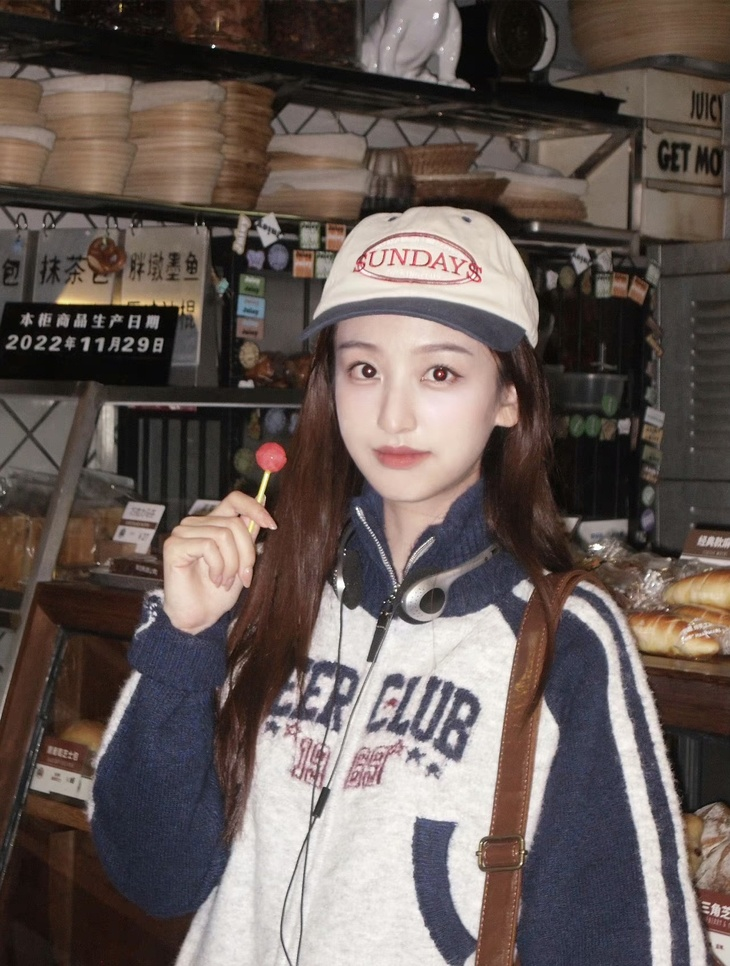
#> input picture Dlib_demo/photo/19.chen.jpg, 730 x 966 px, shrunk from 1280 x 1693 before the run, found by its file name; its folder holds only this picture in this run
$ jupyter execute '数据训练.ipynb'
#> lines starting #> are read from the running program, lines starting #| are printed output that depends on the picture
[cell 1]
import cv2
import os
from PIL import Image
import numpy as np

[cell 2]
def getImageAndLabels(path):
#> called with path = './photo/'
    facesSamples = []   #储存人脸数据的列表
    ids = []
    imagePaths = [os.path.join(path,f)for f in os.listdir(path)]
    face_detector = cv2.CascadeClassifier('C:\\Users\\13442\\.conda\\pkgs\\opencv-4.6.0-py310ha7641e4_2\\Library\\etc\\haarcascades\\haarcascade_frontalface_alt2.xml')
    for imagePath in imagePaths:
        PIL_img = Image.open(imagePath).convert('L')
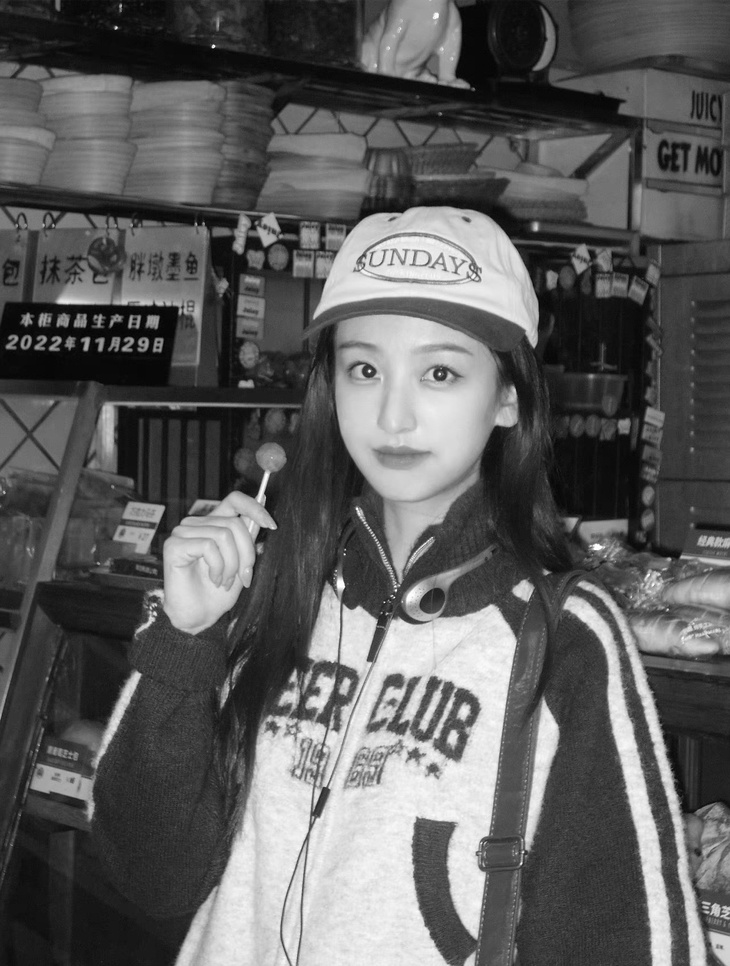
#> PIL_img: PIL image 730x966 L; min 2, max 255, mean 93.3
        img_numpy = np.array(PIL_img,'uint8')
        faces = face_detector.detectMultiScale(img_numpy)
#> faces = [[306, 304, 196, 196]]
        id = int(os.path.split(imagePath)[1].split('.')[0])
        for x,y,w,h in faces:
            ids.append(id)
            facesSamples.append(img_numpy[y:y+h,x:x+w])
#> this loop made 1 pass
#> after the loop, facesSamples = 1 item; ids = [19]
        print('id:',id)
        print('fs:',facesSamples)
#> (printed output is left out)
        return facesSamples,ids

[cell 3]
if __name__ == "__main__":
    path = './photo/'
    faces,ids = getImageAndLabels(path)
#> faces = 1 item; ids = [19]
    recognizer = cv2.face.LBPHFaceRecognizer_create()
    recognizer.train(faces,np.array(ids))
    recognizer.write('./chen_trainer_3.yml')


$ run again, on Dlib_demo/photo/51.chen.jpg
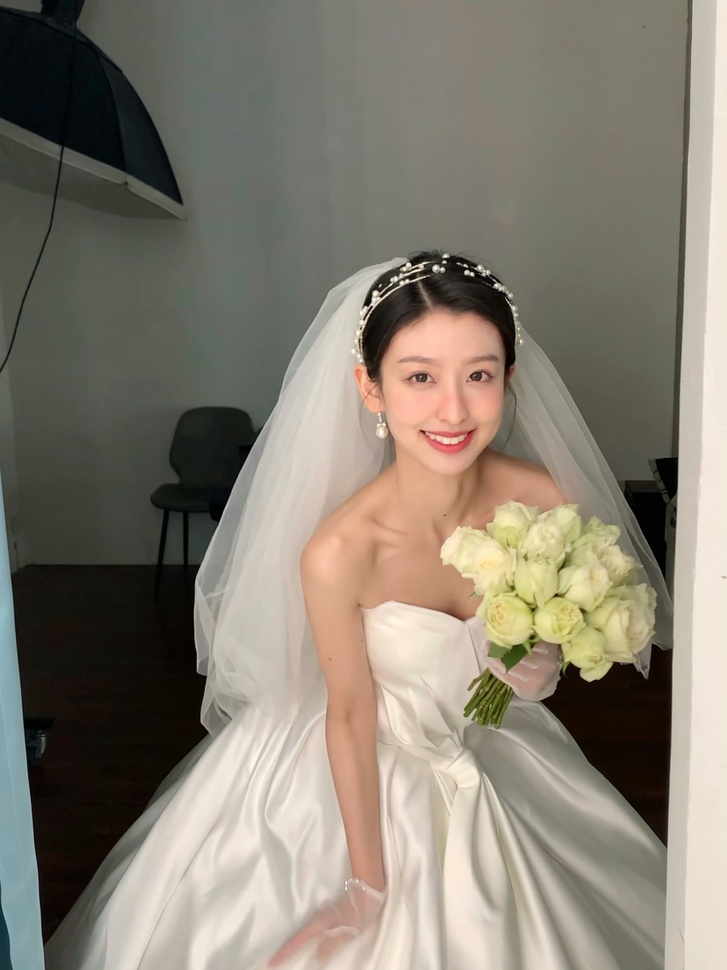
#> input picture Dlib_demo/photo/51.chen.jpg, 727 x 970 px, shrunk from 3024 x 4032 before the run, found by its file name
#> in getImageAndLabels, `PIL_img = Image.open(imagePath).convert('L')`:
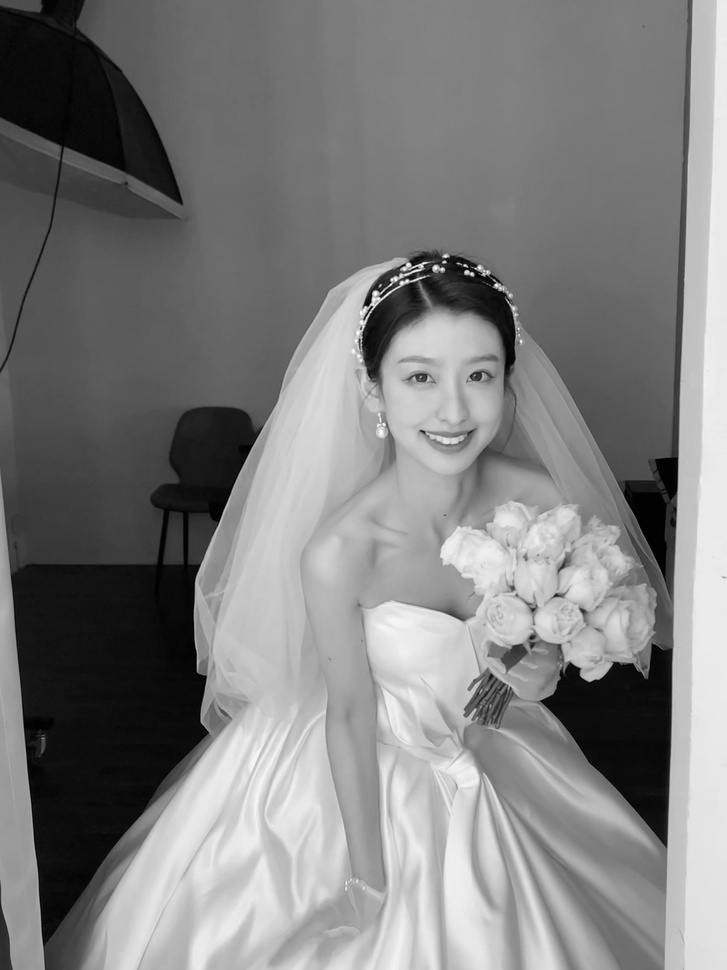
#> PIL_img: PIL image 727x970 L; min 0, max 254, mean 127.3
#> in getImageAndLabels, `faces = face_detector.detectMultiScale(img_numpy)`: faces = [[372, 317, 156, 156]]
#> the loop in getImageAndLabels, `for x,y,w,h in faces:` made 1 pass
#> after the loop in getImageAndLabels, `for x,y,w,h in faces:`: facesSamples = 1 item; ids = [51]
#> (printed output is left out)
#> `faces,ids = getImageAndLabels(path)`: faces = 1 item; ids = [51]

$ run again, on Dlib_demo/photo/66.chen.jpg
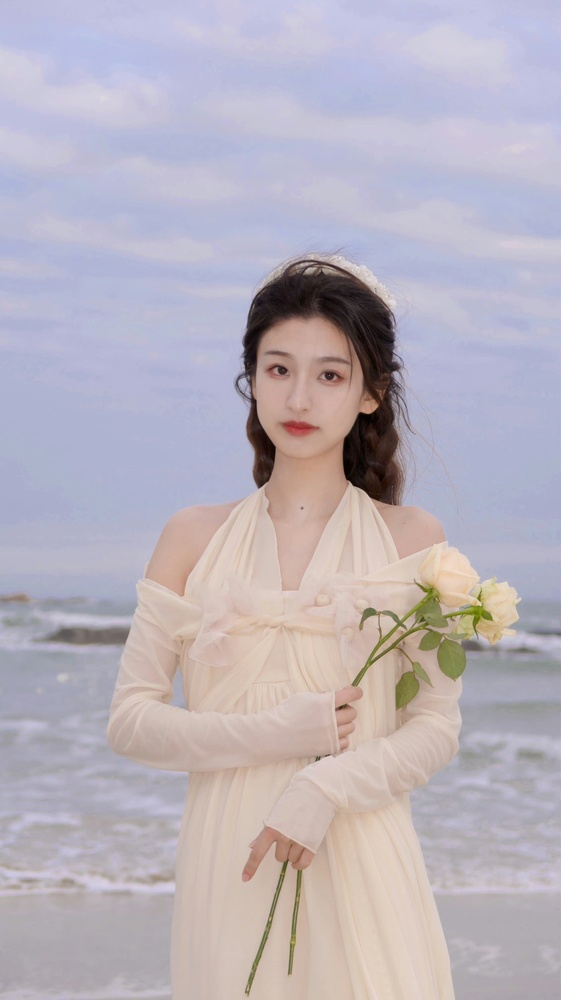
#> input picture Dlib_demo/photo/66.chen.jpg, 561 x 1000 px, shrunk from 2262 x 4032 before the run, found by its file name
#> in getImageAndLabels, `PIL_img = Image.open(imagePath).convert('L')`:
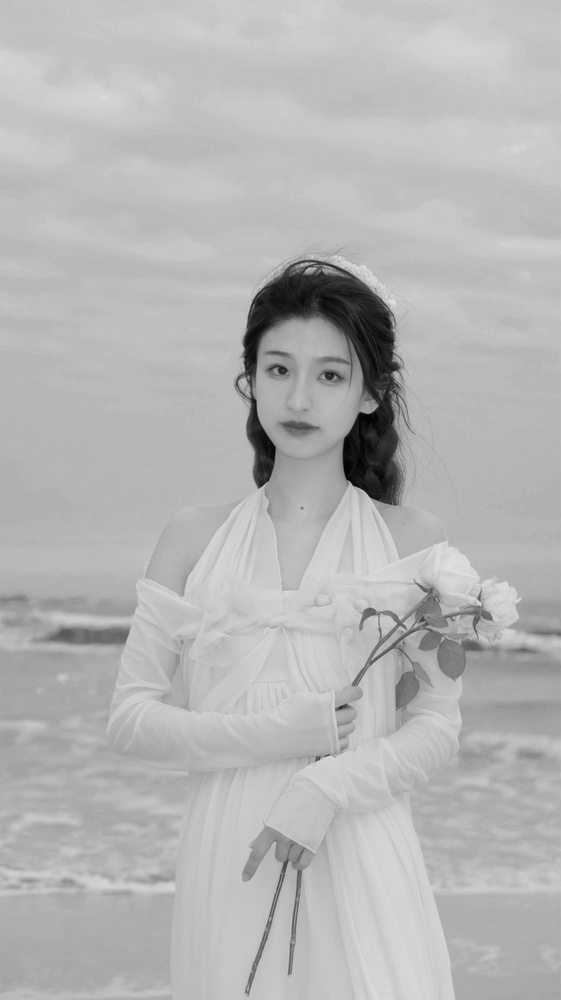
#> PIL_img: PIL image 561x1000 L; min 1, max 238, mean 181.1
#> in getImageAndLabels, `faces = face_detector.detectMultiScale(img_numpy)`: faces = [[233, 319, 143, 143]]
#> the loop in getImageAndLabels, `for x,y,w,h in faces:` made 1 pass
#> after the loop in getImageAndLabels, `for x,y,w,h in faces:`: facesSamples = 1 item; ids = [66]
#> (printed output is left out)
#> `faces,ids = getImageAndLabels(path)`: faces = 1 item; ids = [66]

$ run again, on Dlib_demo/photo/70.chen.jpg
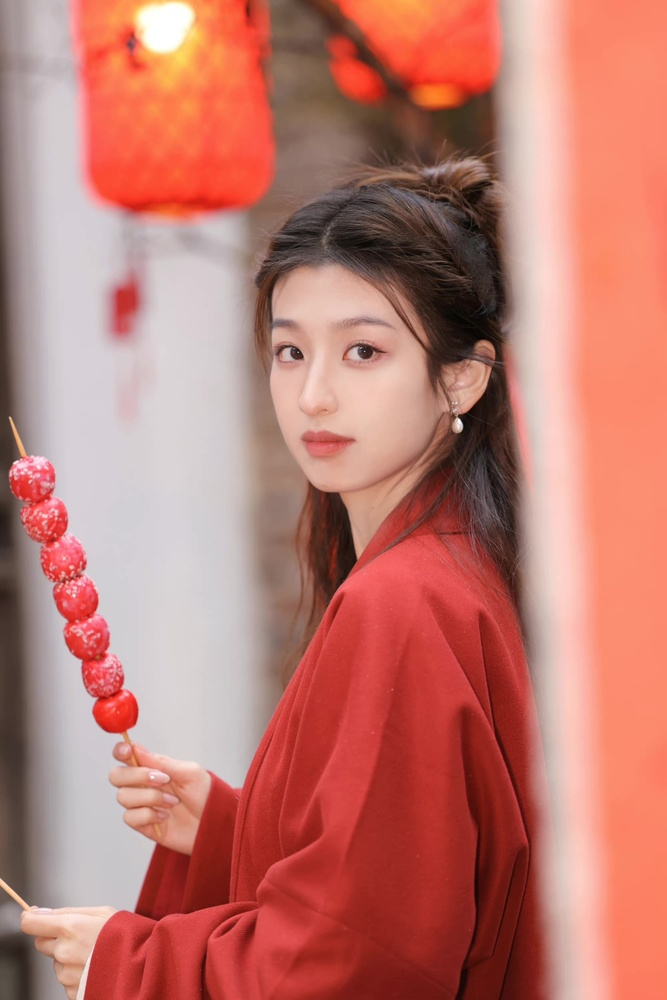
#> input picture Dlib_demo/photo/70.chen.jpg, 667 x 1000 px, shrunk from 2000 x 3000 before the run, found by its file name
#> in getImageAndLabels, `PIL_img = Image.open(imagePath).convert('L')`:
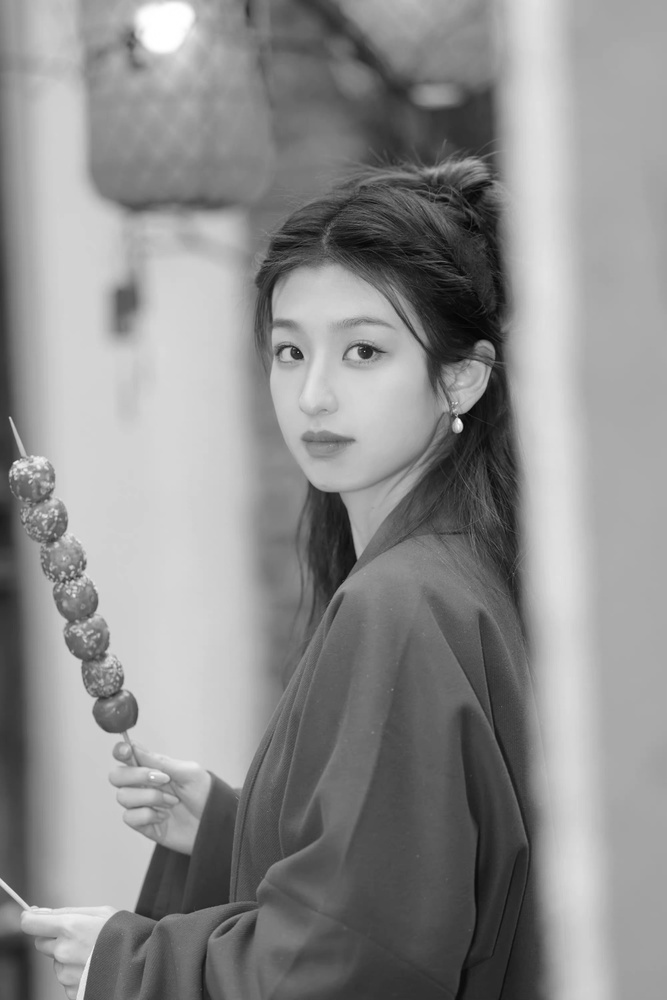
#> PIL_img: PIL image 667x1000 L; min 4, max 255, mean 141.6
#> in getImageAndLabels, `faces = face_detector.detectMultiScale(img_numpy)`: faces = [[226, 277, 203, 203]]
#> the loop in getImageAndLabels, `for x,y,w,h in faces:` made 1 pass
#> after the loop in getImageAndLabels, `for x,y,w,h in faces:`: facesSamples = 1 item; ids = [70]
#> (printed output is left out)
#> `faces,ids = getImageAndLabels(path)`: faces = 1 item; ids = [70]

$ run again, on Dlib_demo/photo/20.chen.jpg
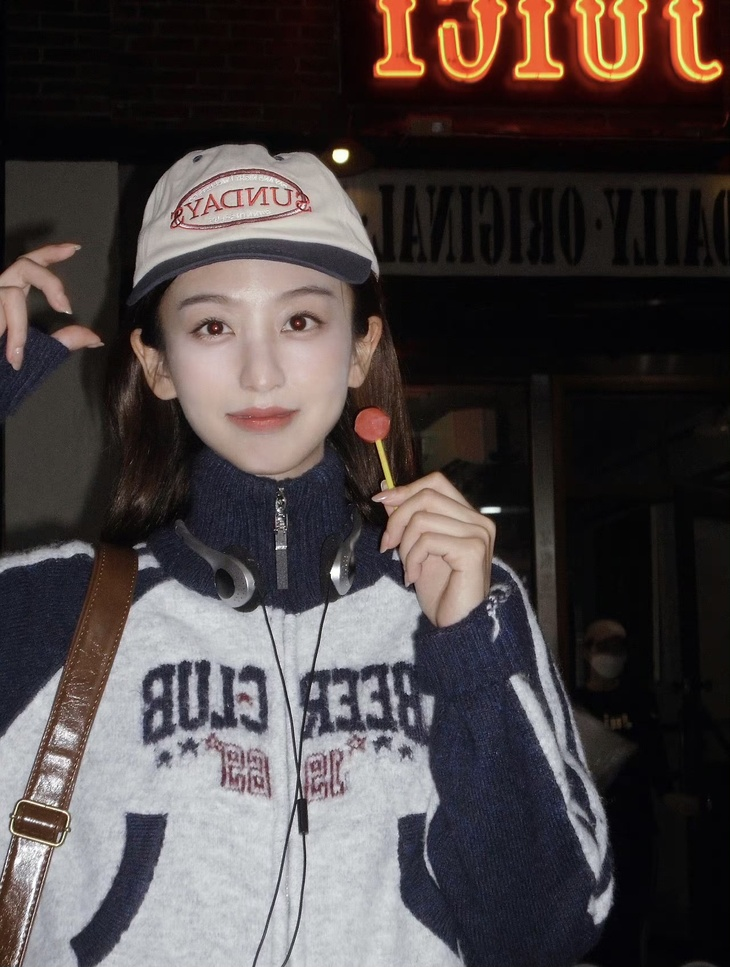
#> input picture Dlib_demo/photo/20.chen.jpg, 730 x 967 px, shrunk from 1280 x 1697 before the run, found by its file name
#> in getImageAndLabels, `PIL_img = Image.open(imagePath).convert('L')`:
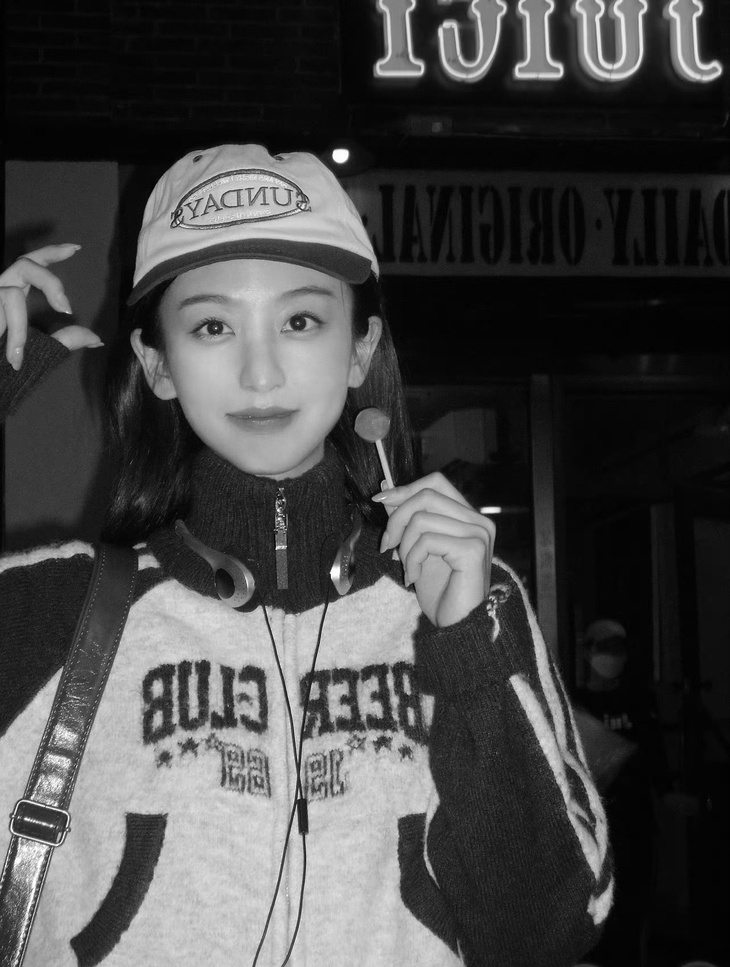
#> PIL_img: PIL image 730x967 L; min 0, max 255, mean 70.5
#> in getImageAndLabels, `faces = face_detector.detectMultiScale(img_numpy)`: faces = [[152, 248, 217, 217]]
#> the loop in getImageAndLabels, `for x,y,w,h in faces:` made 1 pass
#> after the loop in getImageAndLabels, `for x,y,w,h in faces:`: facesSamples = 1 item; ids = [20]
#> (printed output is left out)
#> `faces,ids = getImageAndLabels(path)`: faces = 1 item; ids = [20]
